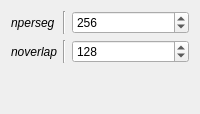
                        <widget class="QWidget" name="page">
                         <layout class="QGridLayout" name="gridLayout_16">
                          <item row="1" column="1">
                           <widget class="Line" name="line_31">
                            <property name="orientation">
                             <enum>Qt::Vertical</enum>
                            </property>
                           </widget>
                          </item>
                          <item row="1" column="2">
                           <widget class="QSpinBox" name="_sig_noverlap">
                            <property name="maximum">
                             <number>10000000</number>
                            </property>
                            <property name="value">
                             <number>128</number>
                            </property>
                           </widget>
                          </item>
                          <item row="3" column="0">
                           <spacer name="verticalSpacer_7">
                            <property name="orientation">
                             <enum>Qt::Vertical</enum>
                            </property>
                            <property name="sizeHint" stdset="0">
                             <size>
                              <width>20</width>
                              <height>40</height>
                             </size>
                            </property>
                           </spacer>
                          </item>
                          <item row="0" column="2">
                           <widget class="QSpinBox" name="_sig_nperseg">
                            <property name="maximum">
                             <number>100000</number>
                            </property>
                            <property name="value">
                             <number>256</number>
                            </property>
                           </widget>
                          </item>
                          <item row="0" column="0">
                           <widget class="QLabel" name="label_36">
                            <property name="font">
                             <font>
                              <italic>true</italic>
                             </font>
                            </property>
                            <property name="text">
                             <string>nperseg</string>
                            </property>
                           </widget>
                          </item>
                          <item row="1" column="0">
                           <widget class="QLabel" name="label_37">
                            <property name="font">
                             <font>
                              <italic>true</italic>
                             </font>
                            </property>
                            <property name="text">
                             <string>noverlap</string>
                            </property>
                           </widget>
                          </item>
                          <item row="0" column="1">
                           <widget class="Line" name="line_30">
                            <property name="orientation">
                             <enum>Qt::Vertical</enum>
                            </property>
                           </widget>
                          </item>
                          <item row="2" column="2">
                           <spacer name="horizontalSpacer_26">
                            <property name="orientation">
                             <enum>Qt::Horizontal</enum>
                            </property>
                            <property name="sizeHint" stdset="0">
                             <size>
                              <width>40</width>
                              <height>0</height>
                             </size>
                            </property>
                           </spacer>
                          </item>
                         </layout>
                        </widget>
